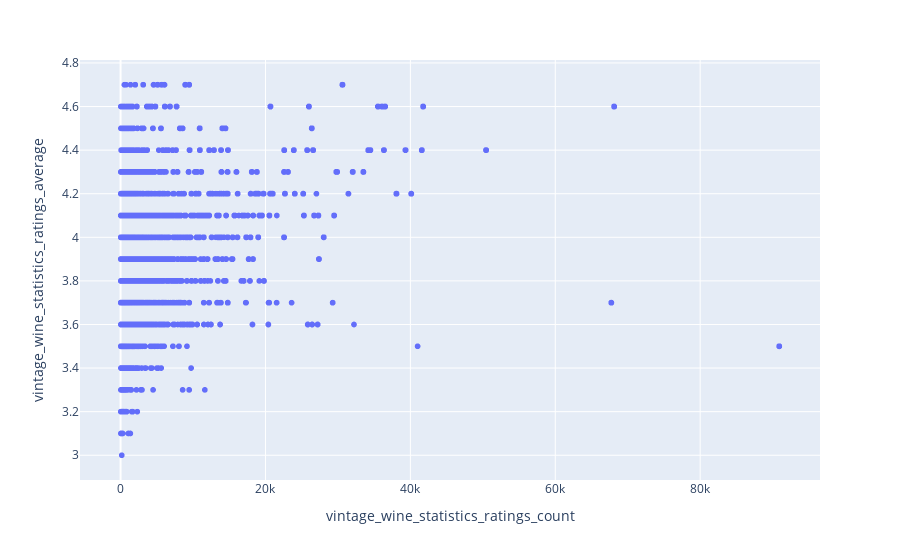

The notebook cell saved with this chart:
### Code cell
px.scatter(df, x="vintage_wine_statistics_ratings_count", y="vintage_wine_statistics_ratings_average")

### Figure 1 — Plotly figure (JSON) as saved in the notebook; plotly's stock layout.template omitted (floating-point values rounded to 4 significant figures; data arrays with more than 128 entries replaced by an {"elided": "..."} marker saying what was removed)
{"data": [{"hovertemplate": "vintage_wine_statistics_ratings_count=%{x}<br>vintage_wine_statistics_ratings_average=%{y}<extra></extra>", "legendgroup": "", "marker": {"color": "#636efa", "symbol": "circle"}, "mode": "markers", "name": "", "showlegend": false, "type": "scattergl", "x": {"elided": "17052 int values"}, "xaxis": "x", "y": {"elided": "17052 float values"}, "yaxis": "y"}], "layout": {"legend": {"tracegroupgap": 0}, "margin": {"t": 60}, "xaxis": {"anchor": "y", "domain": [0, 1], "title": {"text": "vintage_wine_statistics_ratings_count"}}, "yaxis": {"anchor": "x", "domain": [0, 1], "title": {"text": "vintage_wine_statistics_ratings_average"}}}}
